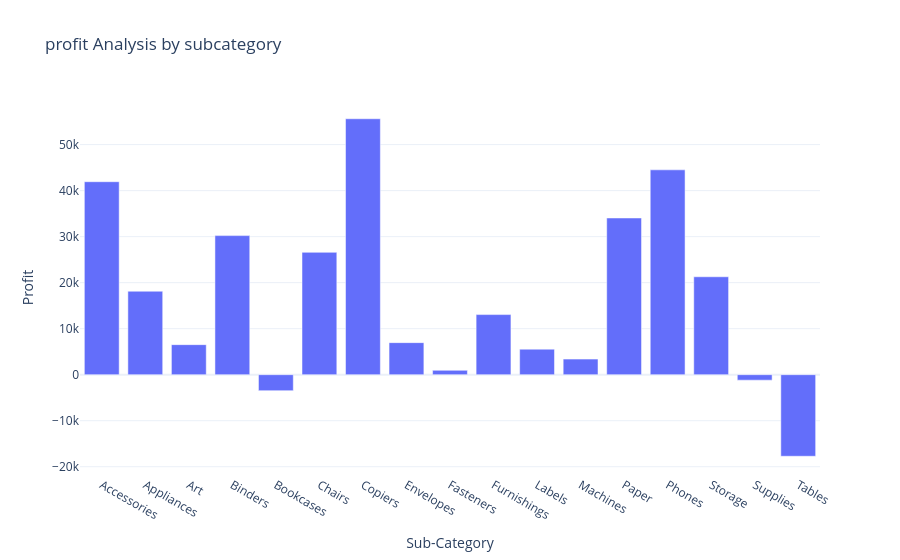

Notebook source saved alongside this figure:
### Code cell
fig=px.bar(profit_by_subcategory, x='Sub-Category', y='Profit',
           title='profit Analysis by subcategory')
fig.show()

### Figure 1 — Plotly figure (JSON) as saved in the notebook; plotly's stock layout.template omitted (floating-point values rounded to 4 significant figures)
{"data": [{"alignmentgroup": "True", "hovertemplate": "Sub-Category=%{x}<br>Profit=%{y}<extra></extra>", "legendgroup": "", "marker": {"color": "#636efa", "pattern": {"shape": ""}}, "name": "", "offsetgroup": "", "orientation": "v", "showlegend": false, "textposition": "auto", "type": "bar", "x": ["Accessories", "Appliances", "Art", "Binders", "Bookcases", "Chairs", "Copiers", "Envelopes", "Fasteners", "Furnishings", "Labels", "Machines", "Paper", "Phones", "Storage", "Supplies", "Tables"], "xaxis": "x", "y": [41940.0, 18140.0, 6528.0, 30220.0, -3473.0, 26590.0, 55620.0, 6964.0, 949.5, 13060.0, 5546.0, 3385.0, 34050.0, 44520.0, 21280.0, -1189.0, -17730.0], "yaxis": "y"}], "layout": {"barmode": "relative", "legend": {"tracegroupgap": 0}, "title": {"text": "profit Analysis by subcategory"}, "xaxis": {"anchor": "y", "domain": [0, 1], "title": {"text": "Sub-Category"}}, "yaxis": {"anchor": "x", "domain": [0, 1], "title": {"text": "Profit"}}}}
